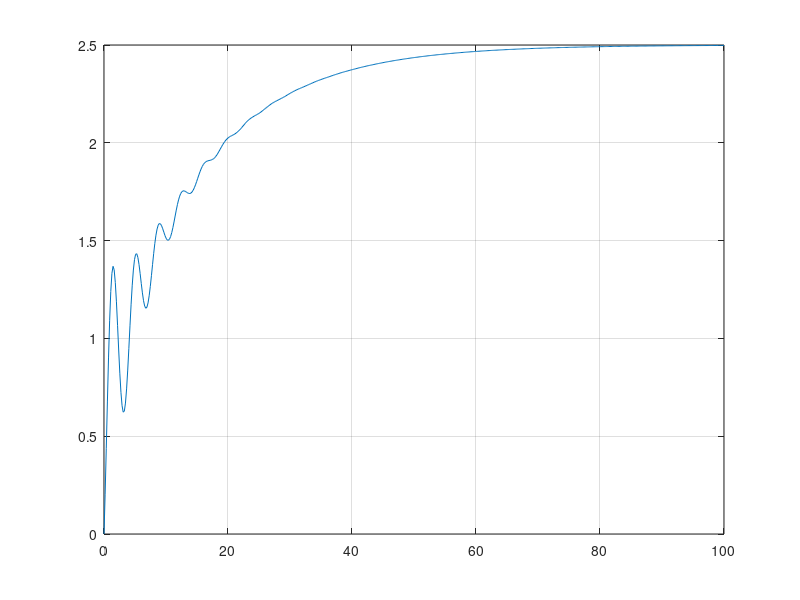
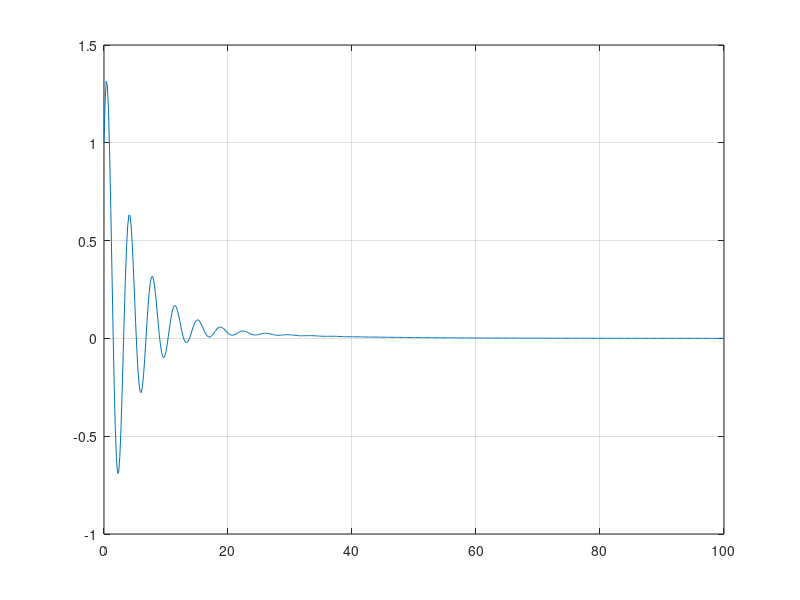
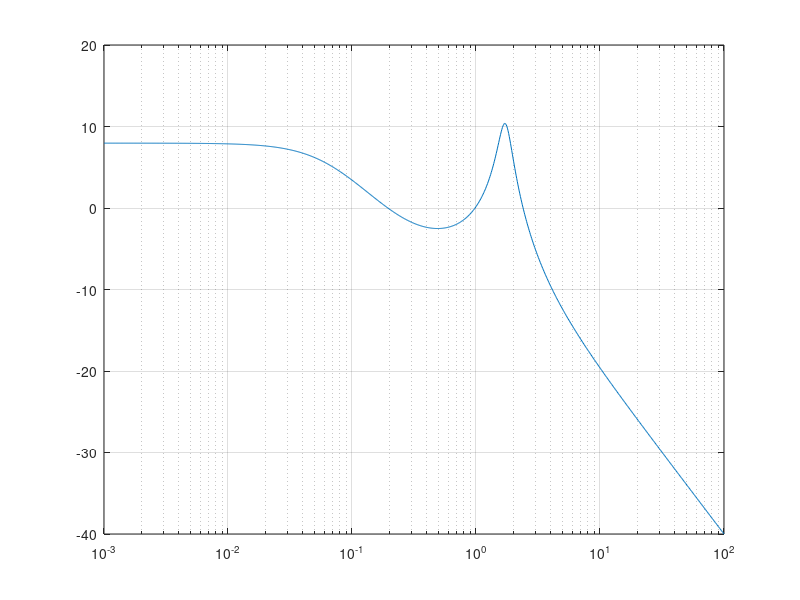
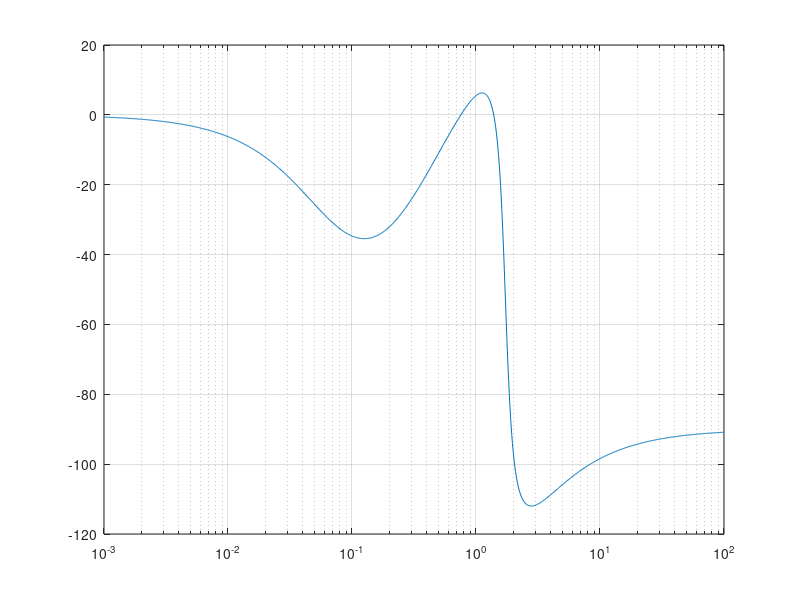

MATLAB code to generate these figures, in order:
numerador = [1, 2, 0.5];
denominador = [1 0.5 3, 0.2];

[A,B,C,D] = tf2ss(numerador, denominador);
Gs = ss(A,B,C,D);

% A = [[-0.5 -3.  -0.2]
%  [ 1.   0.   0. ]
%  [ 0.   1.   0. ]]
% 
% B = [[1.]
%  [0.]
%  [0.]]
% 
% C = [[1.  2.  0.5]]
% 
% D = [[0.]]


[Step_y, Step_t] = step(Gs, 100);
[Impulse_y, Impulse_t] = impulse(Gs, 100);
[MagB, PhaB, FreqB] = bode(Gs);
[GM, GP, Wg, Wp] = margin(Gs);
[Re,Img,FreqN] = nyquist(Gs);
[r, k] = rlocus(Gs);
[MagN, PhaN, WN] = nichols(Gs);


GM = mag2db(GM);
MagB = mag2db(MagB);
MagN = mag2db(MagN);

figure(1)
plot(Step_t, Step_y)
grid()

figure(2)
plot(Impulse_t, Impulse_y)
grid()

figure(3)
semilogx(FreqB, squeeze(MagB))
grid()

figure(4)
semilogx(FreqB, squeeze(PhaB))
grid()

figure(5)
plot(squeeze(Re), squeeze(Img),squeeze(Re), squeeze(-Img))
grid()

figure(6)
index = size(r);
for i=1:index(1)
    plot(real(r(i,:)), imag(r(i,:)))
    hold on
end
grid()
hold off

figure(7)
plot(squeeze(PhaN), squeeze(MagN))
grid()

SciFreqB = FreqB;
SciFreqN = FreqN;
SciWN = WN;

set = 'S2';
save(strcat(set,'Step'),'Step_t','Step_y')
save(strcat(set,'Imp'),'Impulse_y','Impulse_t')
save(strcat(set,'Bode'),'MagB','PhaB','FreqB')
save(strcat(set,'Margin'),'GM','GP','Wg','Wp')
save(strcat(set,'Nyquist'),'Re','Img','FreqN')
save(strcat(set,'Rlocus'),'r','k')
save(strcat(set,'Nichols'),'MagN','PhaN','WN')
save(strcat(set,'Freq'),'SciFreqB', 'SciFreqN', 'SciWN')